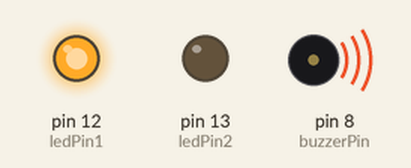
Recording of a sketch running on a simulated Arduino Uno, built with avr-gcc and run on an emulated ATmega328P. Shown: output pins drawn as LEDs (lit = HIGH), buzzer (waves = sounding).

Above: at 0.2 s.
At 4.3 s:
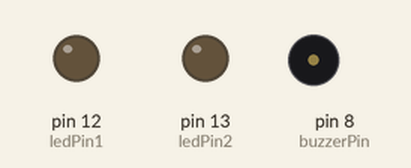
At 8.3 s:
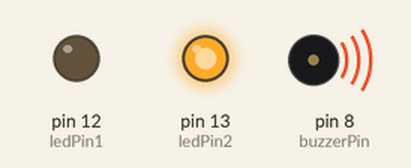
Timing chart, 0 to 12.0 s (numbered marks = the images above):
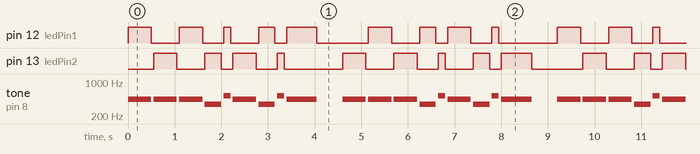

The sketch:

passive_buzzer.ino
```cpp
const int c = 261;
const int d = 294;
const int e = 329;
const int f = 349;
const int g = 391;
const int gS = 415;
const int a = 440;
const int aS = 455;
const int b = 466;
const int cH = 523;
const int cSH = 554;
const int dH = 587;
const int dSH = 622;
const int eH = 659;
const int fH = 698;
const int fSH = 740;
const int gH = 784;
const int gSH = 830;
const int aH = 880;

const int buzzerPin = 8; // Digital Pin 8
const int ledPin1 = 12;  // Digital Pin 12
const int ledPin2 = 13;  // Digital Pin 13 Built In Led can Change it if you want

int counter = 0;

void setup()
{
  //Setup pin modes
  pinMode(buzzerPin, OUTPUT); // Digital Pin 8
  pinMode(ledPin1, OUTPUT);  // Digital Pin 12
  pinMode(ledPin2, OUTPUT); // Digital Pin 13 Built In Led can Change it if you want
}

void loop()
{
  firstSection();
}

void beep(int note, int duration)
{
  //Play tone on buzzerPin
  tone(buzzerPin, note, duration);

  //Play different LED depending on value of 'counter'
  if(counter % 2 == 0)
  {
    digitalWrite(ledPin1, HIGH);
    delay(duration);
    digitalWrite(ledPin1, LOW);
  }else
  {
    digitalWrite(ledPin2, HIGH);
    delay(duration);
    digitalWrite(ledPin2, LOW);
  }

  //Stop tone on buzzerPin
  noTone(buzzerPin);

  delay(50);

  //Increment counter
  counter++;
}

void firstSection()
{
  beep(a, 500);
  beep(a, 500);
  beep(a, 500);
  beep(f, 350);
  beep(cH, 150);
  beep(a, 500);
  beep(f, 350);
  beep(cH, 150);
  beep(a, 650);

  delay(500);
}
```

Measured:
- by itself, pin 12 (ledPin1): repeats every 9.2 s: LOW 0.60 s, HIGH 0.50 s, LOW 0.45 s, HIGH 0.15 s, LOW 0.60 s, HIGH 0.35 s, LOW 0.25 s, HIGH 0.65 s, LOW 1.1 s, HIGH 0.50 s, LOW 0.60 s, HIGH 0.35 s, LOW 0.25 s, HIGH 0.50 s, LOW 0.45 s, HIGH 0.15 s, LOW 1.3 s, HIGH 0.50 s
- by itself, pin 13 (ledPin2): repeats every 9.2 s: LOW 0.60 s, HIGH 0.35 s, LOW 0.25 s, HIGH 0.50 s, LOW 0.45 s, HIGH 0.15 s, LOW 1.3 s, HIGH 0.50 s, LOW 0.60 s, HIGH 0.50 s, LOW 0.45 s, HIGH 0.15 s, LOW 0.60 s, HIGH 0.35 s, LOW 0.25 s, HIGH 0.65 s, LOW 1.1 s, HIGH 0.50 s
